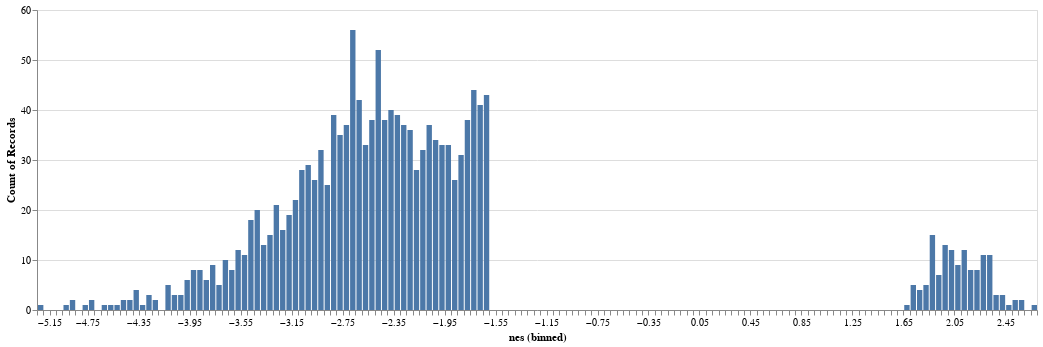

Notebook code for this chart:
### Code cell
nes_dist("cp", alpha=0.05)

### Figure 1 — Vega-Lite specification as saved in the notebook (floating-point values rounded to 4 significant figures; data arrays with more than 128 entries replaced by an {"elided": "..."} marker saying what was removed)
{"config": {"view": {"continuousWidth": 300, "continuousHeight": 300}}, "data": {"name": "data-6f91f248566e6e9c47b139f313b56227"}, "mark": {"type": "bar"}, "encoding": {"x": {"bin": {"step": 0.05}, "field": "nes", "type": "quantitative"}, "y": {"aggregate": "count", "type": "quantitative"}}, "height": 300, "width": 1000, "$schema": "https://vega.github.io/schema/vega-lite/v5.15.1.json", "datasets": {"data-6f91f248566e6e9c47b139f313b56227": {"elided": "1477 records"}}}
